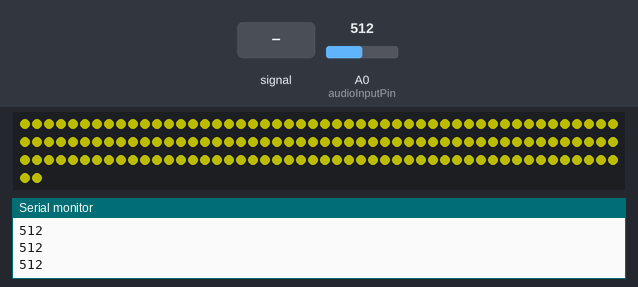
This sketch was run on a simulated Arduino Uno, built with avr-gcc and run on an emulated ATmega328P. Shown: 152 RGB LEDs in strip order, left to right, continuing on the next row, the last lines printed to the serial monitor. The test bench sets the inputs (shaded band); at power-on: A0 (audioInputPin) = 512. Dim RGB values are drawn brighter than linear; random numbers use the default seed unless the sketch sets one.

Above: at 1.2 s.
1.3 s: A0 (audioInputPin) fed a 200 Hz sine of ±81 counts around its level
3.3 s: A0 (audioInputPin) set to 716
At 6.07 s:
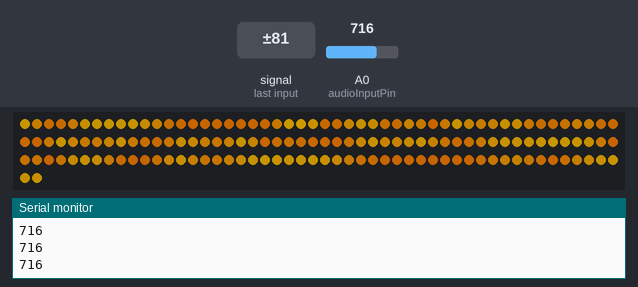
6.3 s: A0 (audioInputPin) fed a 1000 Hz sine of ±255 counts around its level
8.0 s: A0 (audioInputPin) set to 900
11.0 s: A0 (audioInputPin) set to 1023
Timing chart, 0 to 13.5 s (numbered marks = the images above; inputs shaded):
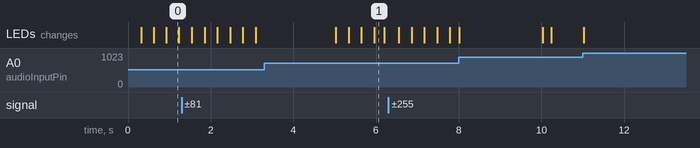

The sketch:

paratissima_stelle.ino
```cpp
/*
Lights display for paratissima
@author Enkel Bici
Based on inoise8_pal_demo code from Andrew Tuline
*/

#include "FastLED.h"

/*
There are 21 stars with 8 leds each totalling 168
*/
#define STARS 19
#define STAR_LEDS 8
#define NUM_LEDS STARS*STAR_LEDS
//#define NUM_LEDS 168

// For led chips like Neopixels, which have a data line, ground, and power, you just
// need to define DATA_PIN.  For led chipsets that are SPI based (four wires - data, clock,
// ground, and power), like the LPD8806 define both DATA_PIN and CLOCK_PIN

//#APA102
//#define DATA_PIN 6
//#define CLOCK_PIN 5

//for ws2812b
#define DATA_PIN 7
#define BRIGHTNESS  255
#define LED_TYPE    WS2812B   // Only use the LED_PIN for WS2812's
#define COLOR_ORDER GRB

// Define the array of leds
CRGB leds[NUM_LEDS];


static uint16_t dist;         // A random number for our noise generator.
uint16_t scale = 30;          // Wouldn't recommend changing this on the fly, or the animation will be really blocky.
uint8_t maxChanges = 48;      // Value for blending between palettes.

/*
#f8ca00
#fd0
gold
hsl(48,100,48)
rgb(248,202,0)
*/
CRGB rgb(248,202,0);          //gold rgb
static uint8_t baseHue = 48;  //gold hue

// microphone on analog input 0
static uint8_t audioInputPin = 0;

CRGBPalette16 currentPalette(CRGB::Black);
//CRGBPalette16 targetPalette(OceanColors_p);

CRGBPalette16 targetPalette(rgb);

void setup() {
  Serial.begin(115200);

  FastLED.addLeds<LED_TYPE, DATA_PIN, COLOR_ORDER>(leds, NUM_LEDS);
  //FastLED.addLeds<APA102, DATA_PIN, CLOCK_PIN, BGR>(leds, NUM_LEDS);

  LEDS.setBrightness(BRIGHTNESS);

  //dist = random16(12345);          // A semi-random number for our noise generator

}

void loop() {

  //testYellow();
  //read analog microphone
  dist=analogRead(audioInputPin);
  Serial.println(dist);

  EVERY_N_MILLISECONDS(10) {
    nblendPaletteTowardPalette(currentPalette, targetPalette, maxChanges);  // Blend towards the target palette
    fillnoise8();                                                           // Update the LED array with noise at the new location
  }

  EVERY_N_SECONDS(5) {
  // Change the target palette to a random saturation every 5 seconds.

    targetPalette = CRGBPalette16(
      CHSV(baseHue, 255, random8(128,255)),
      CHSV(baseHue, 255, random8(128,255)),
      CHSV(baseHue, 255, random8(128,255)),
      CHSV(baseHue, 255, random8(128,255)));
    //targetPalette = CRGBPalette16(RainbowColors_p);
  }

  LEDS.show();                    // Display the LED's at every loop cycle.

}

void fillnoise8() {
  //int seed = analogRead(0);
  //dist = random16(seed);                                                   // A semi-random number for our noise generator

  for(int i = 0; i < NUM_LEDS; i++) {                                      // Just ONE loop to fill up the LED array as all of the pixels change.
    uint8_t index = inoise8(i*scale, dist+i*scale) % 255;                  // Get a value from the noise function. I'm using both x and y axis.
    leds[i] = ColorFromPalette(currentPalette, index, 255, LINEARBLEND);   // With that value, look up the 8 bit colour palette value and assign it to the current LED.
  }
  dist += beatsin8(10,1, 4);                                               // Moving along the distance (that random number we started out with). Vary it a bit with a sine wave.
                                                                           // In some sketches, I've used millis() instead of an incremented counter. Works a treat.

} // fillnoise8()


void ledswitch(CRGB color){
  // Turn the LED on, then pause
  for(int i = 0; i < NUM_LEDS; i++){
      leds[i] = color;
  }
  FastLED.show();
}

void testYellow(){
  int on=1000;
  int off=500;
  /*
  #f8ca00
  #fd0
  gold
  hsl(48,100,48)
  rgb(248,202,0)
  */
  Serial.println("Gold");

  // Turn the LED on, then pause
  CRGB rgb(248,202,0);

  ledswitch(rgb);
  delay(on);
  ledswitch(CRGB::Black);
  delay(off);
}

void testrgb(){

  int on=5000;
  int off=1000;

  Serial.println("Red");
  ledswitch(CRGB::Red);
  delay(on);
  ledswitch(CRGB::Black);
  delay(off);

  Serial.println("Green");
  ledswitch(CRGB::Green);
  delay(on);
  ledswitch(CRGB::Black);
  delay(off);

  Serial.println("Blue");
  ledswitch(CRGB::Blue);
  delay(on);
  ledswitch(CRGB::Black);
  delay(off);

  Serial.println("White");
  ledswitch(CRGB::White);
  delay(on);
  ledswitch(CRGB::Black);
  delay(off);

}
```
